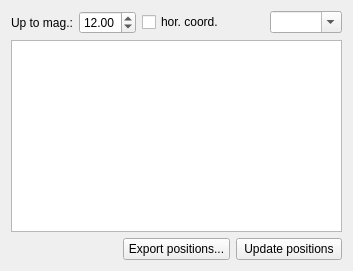
            <widget class="QWidget" name="tabObjects">
             <attribute name="title">
              <string>Seen now</string>
             </attribute>
             <layout class="QGridLayout" name="gridLayout_22">
              <item row="0" column="0">
               <layout class="QHBoxLayout" name="horizontalLayout_16">
                <item>
                 <widget class="QLabel" name="celestialMagnitudeLimitLabel">
                  <property name="toolTip">
                   <string>Show objects brighter than magnitude</string>
                  </property>
                  <property name="text">
                   <string>Up to mag.:</string>
                  </property>
                 </widget>
                </item>
                <item>
                 <widget class="QDoubleSpinBox" name="celestialMagnitudeDoubleSpinBox">
                  <property name="maximum">
                   <double>25.000000000000000</double>
                  </property>
                  <property name="value">
                   <double>12.000000000000000</double>
                  </property>
                 </widget>
                </item>
                <item>
                 <widget class="QCheckBox" name="horizontalCoordinatesCheckBox">
                  <property name="toolTip">
                   <string>Use horizontal coordinates</string>
                  </property>
                  <property name="text">
                   <string comment="horizontal coordinates">hor. coord.</string>
                  </property>
                 </widget>
                </item>
                <item>
                 <spacer name="horizontalSpacer_2">
                  <property name="orientation">
                   <enum>Qt::Horizontal</enum>
                  </property>
                  <property name="sizeHint" stdset="0">
                   <size>
                    <width>40</width>
                    <height>20</height>
                   </size>
                  </property>
                 </spacer>
                </item>
                <item>
                 <widget class="QComboBox" name="celestialCategoryComboBox">
                  <property name="editable">
                   <bool>true</bool>
                  </property>
                  <property name="insertPolicy">
                   <enum>QComboBox::NoInsert</enum>
                  </property>
                 </widget>
                </item>
               </layout>
              </item>
              <item row="1" column="0">
               <widget class="QTreeWidget" name="celestialPositionsTreeWidget">
                <property name="toolTip">
                 <string>List of objects above horizon</string>
                </property>
                <property name="editTriggers">
                 <set>QAbstractItemView::NoEditTriggers</set>
                </property>
                <property name="rootIsDecorated">
                 <bool>false</bool>
                </property>
                <property name="uniformRowHeights">
                 <bool>true</bool>
                </property>
                <property name="itemsExpandable">
                 <bool>false</bool>
                </property>
                <property name="sortingEnabled">
                 <bool>true</bool>
                </property>
                <property name="expandsOnDoubleClick">
                 <bool>false</bool>
                </property>
                <property name="columnCount">
                 <number>0</number>
                </property>
                <attribute name="headerShowSortIndicator" stdset="0">
                 <bool>true</bool>
                </attribute>
               </widget>
              </item>
              <item row="2" column="0">
               <layout class="QHBoxLayout" name="horizontalLayout_15">
                <item>
                 <widget class="QLabel" name="celestialPositionsTimeLabel">
                  <property name="text">
                   <string/>
                  </property>
                 </widget>
                </item>
                <item>
                 <widget class="QPushButton" name="celestialPositionsSaveButton">
                  <property name="text">
                   <string>Export positions...</string>
                  </property>
                 </widget>
                </item>
                <item>
                 <widget class="QPushButton" name="celestialPositionsUpdateButton">
                  <property name="text">
                   <string>Update positions</string>
                  </property>
                 </widget>
                </item>
               </layout>
              </item>
             </layout>
            </widget>
